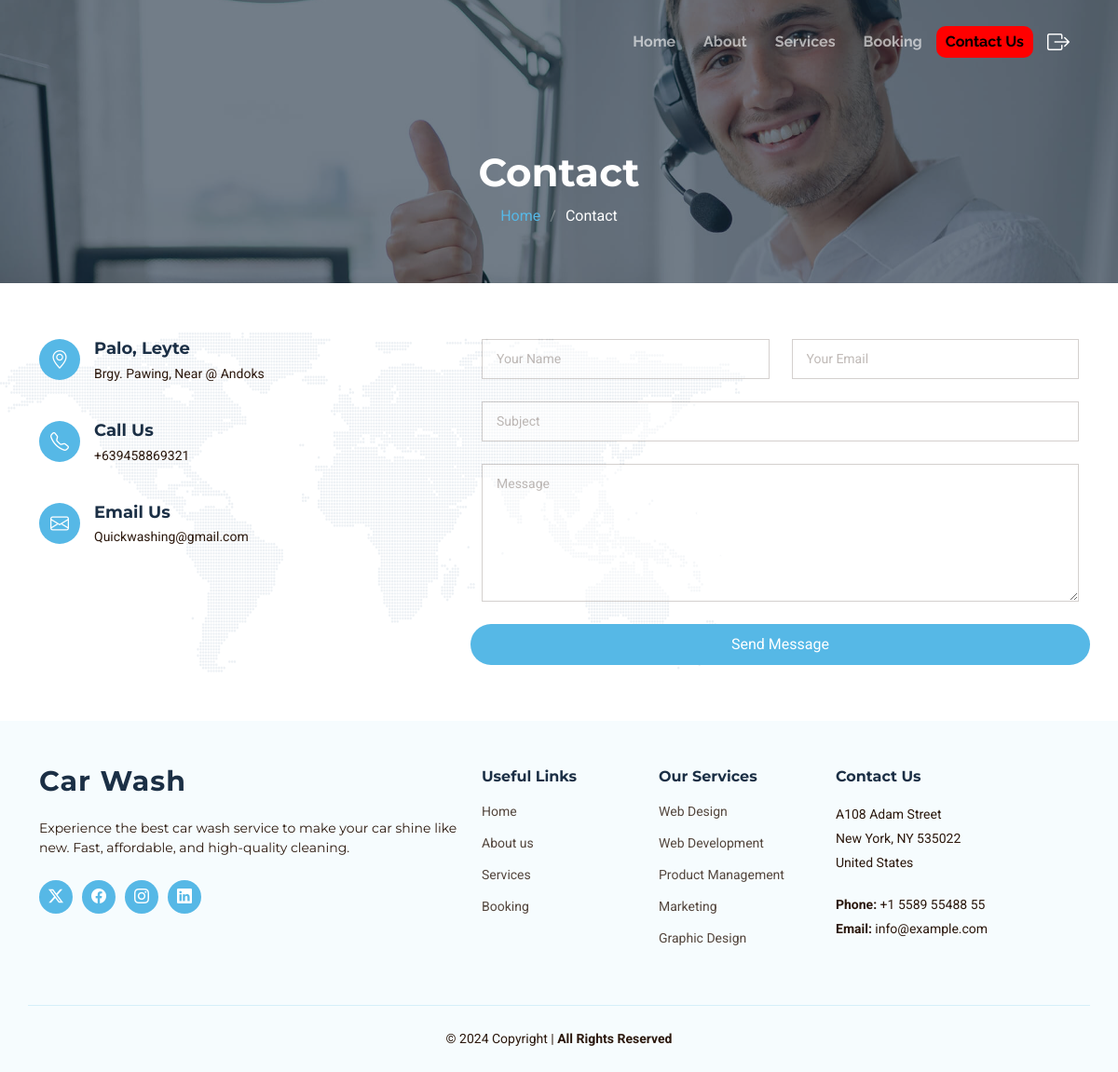
Page /page/contact.php on the committed database.
### tables this page shows
CREATE TABLE `contact_tb` (
  `cont_id` int(11) NOT NULL,
  `cont_wlcm_heading` varchar(500) NOT NULL,
  `cont_message` varchar(500) NOT NULL,
  `cont_sec_heading` varchar(500) NOT NULL,
  `cont_address` varchar(100) NOT NULL,
  `cont_email` varchar(50) NOT NULL,
  `cont_number` bigint(20) NOT NULL
);

### page/contact.php (called while the page is built, shortened)
<?php
	include_once '../model/contact_model.php';
	$page_info['page'] = 'contact';
	$page_info['sub_page'] = isset($_GET['sub_page'])? $_GET['sub_page'] : 'contact';
	try {
		new Contact($page_info);
	}catch (Throwable $e){
		echo '<h1>ERROR 404</h1>';
		echo $e->getMessage();
	}
	class Contact{
		function __construct($page_info){
			$this->{$page_info['sub_page']}();
		}
		function contact(){
			$contact = new ContactModel();
			$info = $contact->contact();
			include '../views/contact.php';
		}
	}
?>

### model/server.php (called while the page is built, shortened)
<?php
class Connector{
	private $servername = "localhost";
	private $username = "root";
	private $password = "";
	function __construct(){
		try {
			$this->conn = new PDO("mysql:host=$this->servername;dbname=carwash", $this->username, $this->password);
		} catch(PDOException $e) {
			echo "Connection failed: " . $e->getMessage();
		}
	}
}

### model/contact_model.php (called while the page is built, shortened)
<?php
	require_once 'server.php';
	class ContactModel extends Connector{
		function contact(){
			$sql = "SELECT * FROM contact_tb";
			$query = $this->conn->prepare($sql);
			$query->execute();
			return $query->fetch(PDO::FETCH_ASSOC);
		}
	}
?>

### views/contact.php (the view, shortened to what this page needs)
<?php
	include 'nav/header.php';
?>
<!DOCTYPE html>
<html lang="en">
<head>
  <link href="../assets/dist/vendor2/bootstrap/css/bootstrap.min.css" rel="stylesheet">
  <link href="../assets/dist/vendor2/bootstrap-icons/bootstrap-icons.css" rel="stylesheet">
  <link href="../assets/dist/vendor2/aos/aos.css" rel="stylesheet">
  <link href="../assets/dist/vendor2/glightbox/css/glightbox.min.css" rel="stylesheet">
  <link href="../assets/dist/vendor2/swiper/swiper-bundle.min.css" rel="stylesheet">
  <link href="../assets/dist/css/main.css" rel="stylesheet">
</head>
<body class="contact-page">
  <main class="main">
    <div class="page-title dark-background" data-aos="fade" style="background-image: url(assets/img/contact-page-title-bg.jpg);">
      <div class="container">
        <h1>Contact</h1>
        <nav class="breadcrumbs">
          <ol>
            <li><a href="home.php">Home</a></li>
            <li class="current">Contact</li>
          </ol>
        </nav>
      </div>
    </div>
    <section id="contact" class="contact section">
      <div class="container position-relative" data-aos="fade-up" data-aos-delay="100">
        <div class="row gy-4">
          <div class="col-lg-5">
            <div class="info-item d-flex" data-aos="fade-up" data-aos-delay="200">
              <i class="bi bi-geo-alt flex-shrink-0"></i>
              <div>
                <h3><?=$info['cont_address']?></h3>
                <p><?=$info['cont_sec_heading']?></p>
              </div>
            </div>
            <div class="info-item d-flex" data-aos="fade-up" data-aos-delay="300">
              <i class="bi bi-telephone flex-shrink-0"></i>
              <div>
                <h3>Call Us</h3>
                <p>+<?=$info['cont_number']?></p>
              </div>
            </div>
            <div class="info-item d-flex" data-aos="fade-up" data-aos-delay="400">
              <i class="bi bi-envelope flex-shrink-0"></i>
              <div>
                <h3>Email Us</h3>
                <p><?=$info['cont_email']?></p>
              </div>
            </div>
          </div>
          <div class="col-lg-7">
          <form action="../page/send-email.php" method="POST" id="contact-form" class="php-email-form" >
              <div class="row gy-4">
                <div class="col-md-6">
                  <input type="text" name="inq_name" class="form-control" placeholder="Your Name" required>
                </div>
                <div class="col-md-6 ">
                  <input type="email" class="form-control" name="inq_email" placeholder="Your Email" required>
                </div>
                <div class="col-md-12">
                  <input type="text" class="form-control" name="inq_subject" placeholder="Subject" required>
                </div>
                <div class="col-md-12">
                  <textarea class="form-control" name="inq_message" rows="6" placeholder="Message" required></textarea>
                </div>
                  <button type="submit">Send Message</button>
                </div>
              </div>
          </div>
        </div>
    </section>
  </main>
<?php
	include 'nav/footer.php';
?>

### views/nav/header.php (style rules this page uses)
body { font-family: Arial, sans-serif; background-color: #f8f9fa; margin: 0; }

### rows in the picture
contact_tb: cont_address "Palo, Leyte", cont_sec_heading "Brgy. Pawing, Near @ Andoks", cont_number "639458869321", cont_email "Quickwashing@gmail.com"
